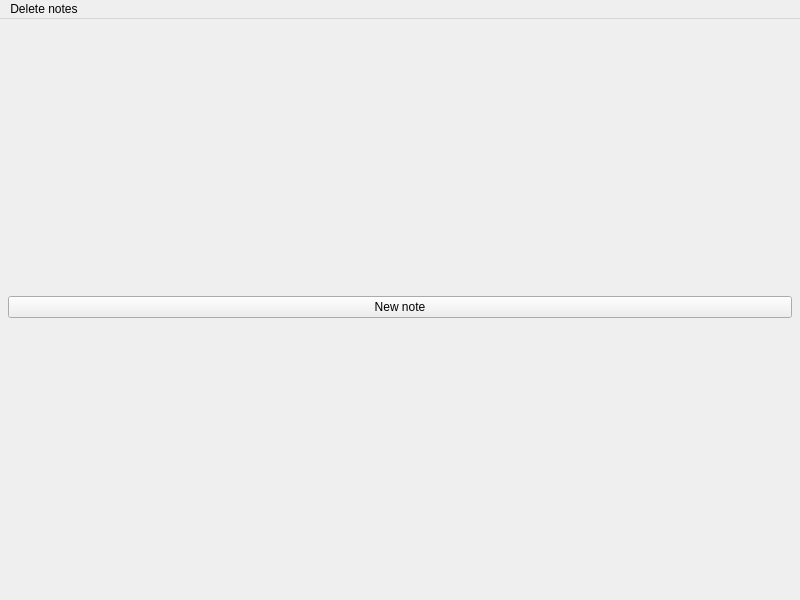
<?xml version="1.0" encoding="UTF-8"?>
<ui version="4.0">
 <author>Alex R</author>
 <comment>
Copyright (C) 2010 Alex R burbulator@gmail.com

This file is part of Qvernote.

Qvernote is free software: you can redistribute it and/or modify
it under the terms of the GNU General Public License as published by
the Free Software Foundation, either version 3 of the License, or
(at your option) any later version.

Qvernote is distributed in the hope that it will be useful,
but WITHOUT ANY WARRANTY; without even the implied warranty of
MERCHANTABILITY or FITNESS FOR A PARTICULAR PURPOSE.  See the
GNU General Public License for more details.

You should have received a copy of the GNU General Public License
along with Qvernote.  If not, see http://www.gnu.org/licenses/.
 </comment>
 <class>QNotesViewClass</class>
 <widget class="QMainWindow" name="QNotesViewClass">
  <property name="geometry">
   <rect>
    <x>0</x>
    <y>0</y>
    <width>800</width>
    <height>600</height>
   </rect>
  </property>
  <property name="windowTitle">
   <string>QNotesView</string>
  </property>
  <widget class="QWidget" name="centralwidget">
   <layout class="QGridLayout" name="gridLayout">
    <property name="leftMargin">
     <number>8</number>
    </property>
    <property name="topMargin">
     <number>4</number>
    </property>
    <property name="rightMargin">
     <number>8</number>
    </property>
    <property name="bottomMargin">
     <number>8</number>
    </property>
    <item row="0" column="0">
     <widget class="QScrollArea" name="scrollArea">
      <property name="frameShape">
       <enum>QFrame::NoFrame</enum>
      </property>
      <property name="frameShadow">
       <enum>QFrame::Plain</enum>
      </property>
      <property name="horizontalScrollBarPolicy">
       <enum>Qt::ScrollBarAlwaysOff</enum>
      </property>
      <property name="widgetResizable">
       <bool>true</bool>
      </property>
      <widget class="QWidget" name="scrollAreaWidgetContents">
       <property name="geometry">
        <rect>
         <x>0</x>
         <y>0</y>
         <width>784</width>
         <height>566</height>
        </rect>
       </property>
       <layout class="QGridLayout" name="gridLayout_2">
        <property name="margin">
         <number>0</number>
        </property>
        <item row="0" column="0" colspan="2">
         <widget class="QPushButton" name="pbNewNote">
          <property name="text">
           <string>New note</string>
          </property>
          <property name="icon">
           <iconset resource="Resources/Icons.qrc">
            <normaloff>:/IconAdd/general_add.png</normaloff>:/IconAdd/general_add.png</iconset>
          </property>
         </widget>
        </item>
       </layout>
      </widget>
     </widget>
    </item>
   </layout>
  </widget>
  <widget class="QMenuBar" name="menuBar">
   <property name="geometry">
    <rect>
     <x>0</x>
     <y>0</y>
     <width>800</width>
     <height>22</height>
    </rect>
   </property>
   <widget class="QMenu" name="menuDelete_notes">
    <property name="title">
     <string>Delete notes</string>
    </property>
    <addaction name="actionDelete_notes"/>
    <addaction name="actionReload"/>
   </widget>
   <addaction name="menuDelete_notes"/>
  </widget>
  <action name="actionDelete_notes">
   <property name="text">
    <string>Manage notes</string>
   </property>
  </action>
  <action name="actionReload">
   <property name="text">
    <string>Reload</string>
   </property>
  </action>
 </widget>
 <layoutdefault spacing="6" margin="11"/>
 <resources>
  <include location="Resources/Icons.qrc"/>
 </resources>
 <connections/>
</ui>
